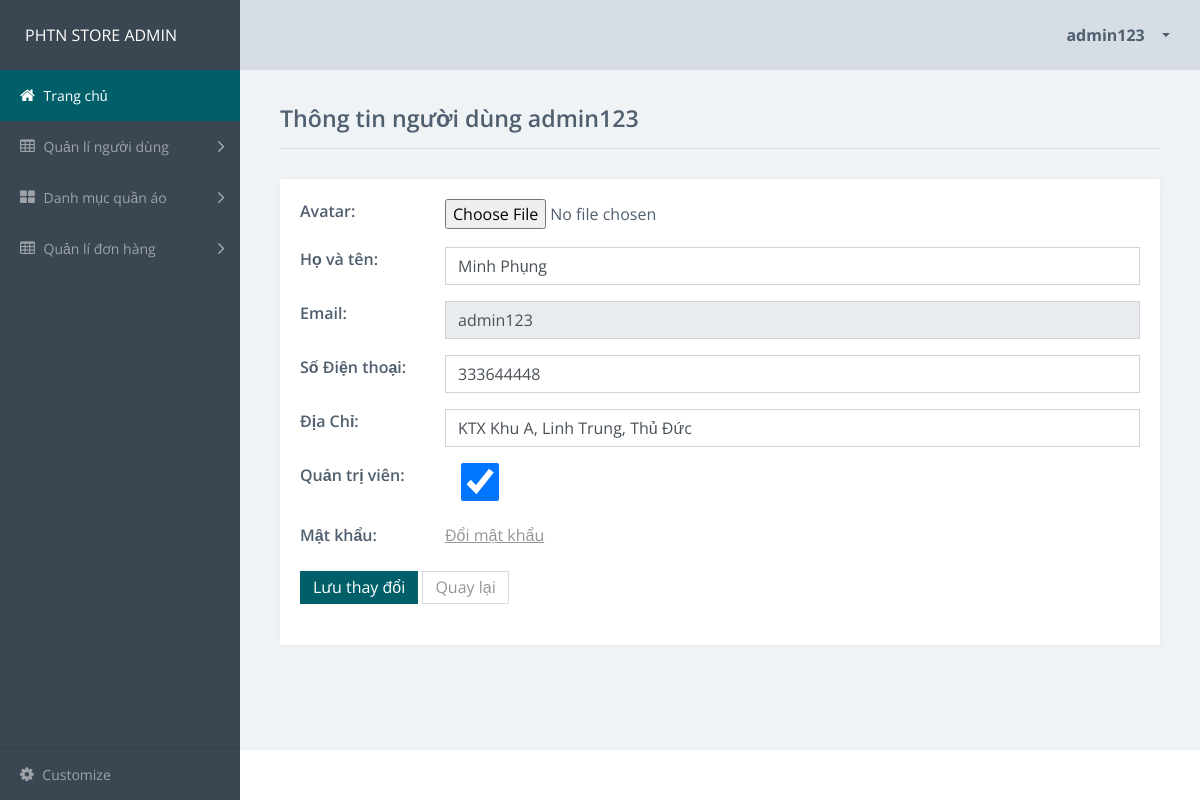
Screenshot of /admin-pages/controller/userController.php?action=getUser&id=1 (signed in) with the database file from the repository.
### tables this page shows
CREATE TABLE `user` (
  `id` int(11) NOT NULL,
  `email` text NOT NULL,
  `password` text NOT NULL,
  `user_name` text NOT NULL,
  `img` text NOT NULL,
  `phone` decimal(10,0) NOT NULL,
  `address` text NOT NULL,
  `administrator` tinyint(1) NOT NULL
);

### admin-pages/database/config.php (called while the page is built, shortened)
<?php
class configuration
{
    private  $HOST;
    private  $DBNAME;
    private  $USERNAME;
    private  $PASSWORD;
    private static $conn;
    public function __construct()
    {
        $this->HOST = 'localhost';
        $this->DBNAME = 'dbclothing_web';
        $this->USERNAME = 'root';
        $this->PASSWORD = '';
        if (self::$conn = null) {
            $this->connectDB();
        } else {
            return self::$conn;
        }
    }
    public function __destruct()
    {
        $this->HOST = '';
        $this->DBNAME = '';
        $this->USERNAME = '';
        $this->PASSWORD = "";
        self::$conn = null;
    }
    public function closeConnect()
    {
        self::$conn = null;
    }
    private function connectDB()
    {
        try {
            self::$conn = new PDO("mysql:host=$this->HOST; dbname=$this->DBNAME", $this->USERNAME, $this->PASSWORD);
            self::$conn->setAttribute(PDO::ATTR_ERRMODE, PDO::ERRMODE_EXCEPTION);
        } catch (PDOException $e) {
        }
    }
    public function getData($query, $param = array())
    {
        try {
            $stm = self::$conn->prepare($query);
            $stm->execute($param);
            return $stm->fetchAll(PDO::FETCH_ASSOC);
        } catch (PDOException $e) {
            return $e->getMessage();
        } finally {
            $this->closeConnect();
        }
    }
}

### admin-pages/models/DAO/userDAO.php (called while the page is built, shortened)
<?php
include_once '../database/config.php';
include_once '../models/DTO/userDTO.php';
class userDAO
{
    public function getUserProfile($user_id)
    {
        $dbConn = new configuration();
        $query = 'select * from user where id=:id_user';
        $param = array(':id_user' => $user_id);
        $user = $dbConn->getData($query, $param);
        foreach ($user as $data) {
            $user_data = new userDTO($data['id'], $data['email'], $data['password'], $data['user_name'], $data['img'], $data['phone'], $data['address'], $data['administrator']);
            return $user_data;
        }
    }
}

### admin-pages/models/DTO/userDTO.php (called while the page is built, shortened)
<?php
class userDTO
{
    private $id;
    private $email;
    private $user_name;
    private $phone;
    private $address;
    private $administrator;
    public function __construct($id, $email, $password, $user_name, $img, $phone, $address, $administrator)
    {
        $this->id = $id;
        $this->email = $email;
        $this->user_name = $user_name;
        $this->phone = $phone;
        $this->address = $address;
        $this->administrator = $administrator;
    }
    public function getId()
    {
        return $this->id;
    }
    public function getEmail()
    {
        return $this->email;
    }
    public function getUser_name()
    {
        return $this->user_name;
    }
    public function getPhone()
    {
        return $this->phone;
    }
    public function getAddress()
    {
        return $this->address;
    }
    public function getAdministrator()
    {
        return $this->administrator;
    }
}

### admin-pages/views/user-editor.php (the view, shortened to what this page needs)
<!doctype html>
<html class="no-js" lang="en">
<head>
    <link rel="stylesheet" href="css/vendor.css">
</head>
<body>
    <div class="main-wrapper">
        <div class="app" id="app">
            <?php
            include_once '../include/header.php';
            ?>
            <article class="content item-editor-page">
                <div class="title-block">
                    <h3 class="title"> Thông tin người dùng <?php echo isset($user_prf) ? $user_prf->getEmail() : '' ?> <span class="sparkline bar" data-type="bar"></span>
                    </h3>
                </div>
                <form name="item" onsubmit="return userValidate()" enctype="multipart/form-data" method="POST" action="../controller/userController.php<?php if (isset($user_prf)) {
                                                                                                                                                            echo '?id=' . $user_prf->getId();
                                                                                                                                                        }   ?>">
                    <div class="card card-block">
                        <div class="form-group row">
                            <label class="col-sm-2 form-control-label text-xs-right"> Avatar: </label>
                            <div class="col-sm-10">
                                <div class="images-container">
                                    <input type="file" name="img" id="">
                                </div>
                            </div>
                        </div>
                        <div class="form-group row">
                            <label class="col-sm-2 form-control-label text-xs-right"> Họ và tên: </label>
                            <div class="col-sm-10">
                                <input type="text" name="userName" id="userName" class="form-control boxed" placeholder="Nhập họ và tên" value="<?php echo isset($user_prf) ? $user_prf->getUser_name() : '' ?>">
                            </div>
                        </div>
                        <div class="form-group row">
                            <label class="col-sm-2 form-control-label text-xs-right"> Email: </label>
                            <div class="col-sm-10">
                                <input type="email" name="email" id="email" class="form-control boxed" placeholder="Nhập email" value="<?php echo isset($user_prf) ? $user_prf->getEmail() : '' ?>" <?php echo isset($user_prf) ? 'disabled' : '' ?>>
                            </div>
                        </div>
                        <div class="form-group row">
                            <label class="col-sm-2 form-control-label text-xs-right"> Số Điện thoại: </label>
                            <div class="col-sm-10">
                                <input type="number" name="phone" id="phone" min=0 class="form-control boxed" placeholder="Nhập số điện thoại" value="<?php echo isset($user_prf) ? $user_prf->getPhone() : '' ?>">
                            </div>
                        </div>
                        <div class="form-group row">
                            <label class="col-sm-2 form-control-label text-xs-right"> Địa Chỉ: </label>
                            <div class="col-sm-10">
                                <input type="text" name="address" id="address" class="form-control boxed" placeholder="Nhập địa chỉ" value="<?php echo isset($user_prf) ? $user_prf->getAddress() : '' ?>">
                            </div>
                        </div>
                        <div class="form-group row">
                            <label class="col-sm-2 form-control-label"> Quản trị viên: </label>
                            <div class="col-sm-10">
                                <input type="checkbox" name="admin" style="width: 10%; height: calc(1.5em + 0.75rem + 2px);" <?php
                                                                                                                                if (isset($user_prf)) {
                                                                                                                                    if ($user_prf->getAdministrator() != 0) {
                                                                                                                                        echo 'checked';
                                                                                                                                    }
                                                                                                                                } ?>>
                            </div>
                        </div>
                        <div class="form-group row">
                            <label class="col-sm-2 form-control-label text-xs-right"> Mật khẩu: </label>
                            <div class="col-sm-10">
                                <?php if (isset($user_prf)) {
                                    echo '<a href="#" data-target="#changePass" data-toggle="modal">Đổi mật khẩu</a>';
                                } else {
                                    echo '<input type="password" name="passwd" id="passwd" class="form-control boxed" placeholder="Mật khẩu">';
                                } ?>
                            </div>
                        </div>
                        <div class="form-group row">
                            <div class="col-sm-10 col-sm-offset-2">
                                <button type="submit" class="btn btn-primary" name="action" value="<?php echo isset($user_prf) ? 'editUser' : 'create' ?>"> Lưu thay đổi </button>
                                <button type="button" class="btn btn-secondary"> <a href="../controller/userController.php" style="text-decoration: none;">Quay lại </a></button>
                            </div>
                        </div>
                    </div>
                </form>
            </article>
            <footer class="footer">
            </footer>
        </div>
    </div>
</body>
</html>

### rows the page displays
user: email "admin123", userName "Minh Phụng", phone "333644448", address "KTX Khu A, Linh Trung, Thủ Đức", administrator "☑"

### other values shown
$user_email "admin123"
